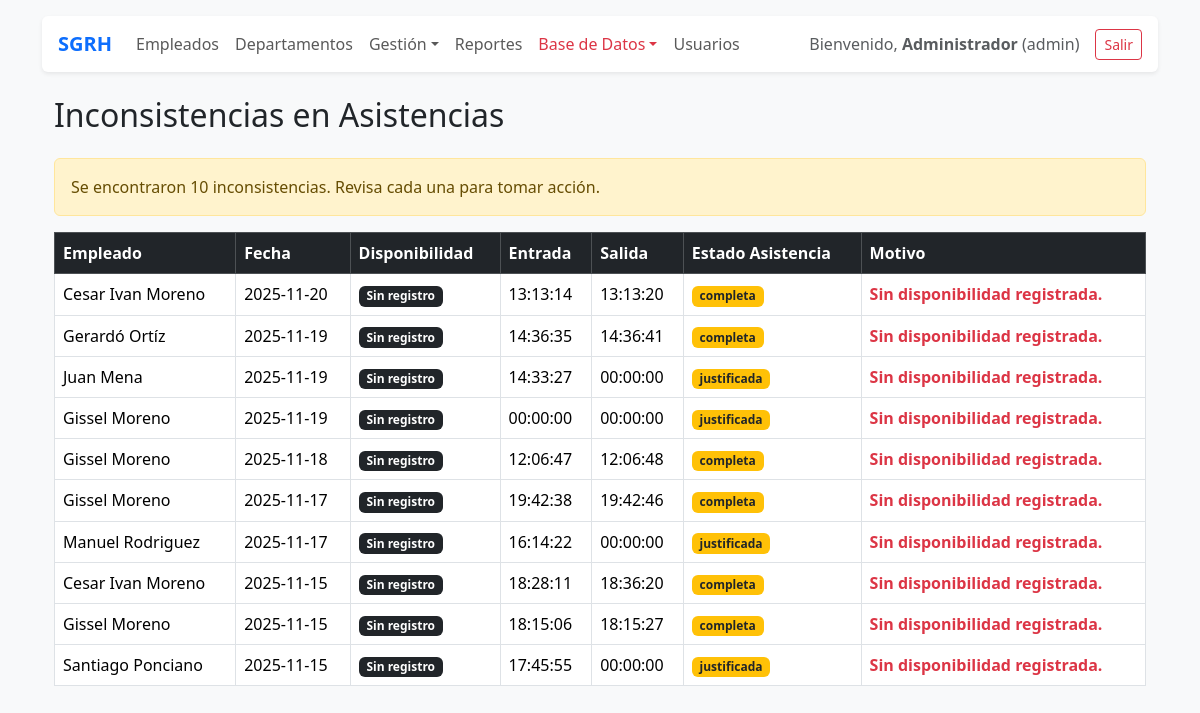
Screenshot of /public/?route=asistencias_inconsistencias (signed in) with the database file from the repository.
### tables this page shows
CREATE TABLE `asistencias` (
  `id` int(11) NOT NULL AUTO_INCREMENT,
  `empleado_id` int(11) NOT NULL,
  `fecha` date NOT NULL,
  `hora_entrada` time DEFAULT NULL,
  `hora_salida` time DEFAULT NULL,
  `estado` enum('pendiente','completa','justificada') DEFAULT 'pendiente',
  `created_at` timestamp NOT NULL DEFAULT current_timestamp(),
  `updated_at` timestamp NOT NULL DEFAULT current_timestamp() ON UPDATE current_timestamp(),
  PRIMARY KEY (`id`),
  UNIQUE KEY `uq_asistencia_fecha` (`empleado_id`,`fecha`),
  CONSTRAINT `fk_asistencia_empleado` FOREIGN KEY (`empleado_id`) REFERENCES `empleados` (`id`) ON DELETE CASCADE ON UPDATE CASCADE
);

CREATE TABLE `empleados` (
  `id` int(11) NOT NULL AUTO_INCREMENT,
  `user_id` int(11) NOT NULL,
  `nombre` varchar(100) NOT NULL,
  `apellidos` varchar(150) NOT NULL,
  `genero` enum('masculino','femenino','otro') NOT NULL,
  `correo` varchar(150) NOT NULL,
  `curp` char(18) NOT NULL,
  `puesto` varchar(100) DEFAULT NULL,
  `departamento_id` int(11) NOT NULL,
  `estado` enum('activo','baja') NOT NULL DEFAULT 'activo',
  `created_at` timestamp NOT NULL DEFAULT current_timestamp(),
  `updated_at` timestamp NOT NULL DEFAULT current_timestamp() ON UPDATE current_timestamp(),
  PRIMARY KEY (`id`),
  UNIQUE KEY `correo` (`correo`),
  UNIQUE KEY `curp` (`curp`),
  KEY `fk_empleado_departamento` (`departamento_id`),
  CONSTRAINT `fk_empleado_departamento` FOREIGN KEY (`departamento_id`) REFERENCES `departamentos` (`id`) ON UPDATE CASCADE
);

### app/core/Controller.php (called while the page is built, shortened)
<?php
class Controller {
    protected function view(string $template, array $data = []) {
        extract($data);
        $viewPath = __DIR__ . '/../views/' . $template . '.php';
        include __DIR__ . '/../views/layout/header.php';
        include __DIR__ . '/../views/layout/nav.php';
        include $viewPath;
        include __DIR__ . '/../views/layout/footer.php';
    }
}

### app/controllers/AsistenciaController.php (called while the page is built, shortened)
<?php
class AsistenciaController extends Controller {
    public function inconsistencias() {
        $db = Database::getInstance();
        $sql = "
            SELECT
                a.*,
                e.nombre,
                e.apellidos,
                d.estado AS disponibilidad
            FROM asistencias a
            LEFT JOIN empleados e ON e.id = a.empleado_id
            LEFT JOIN disponibilidades d
                ON d.empleado_id = a.empleado_id
                AND d.fecha = a.fecha
            ORDER BY a.fecha DESC
        ";
        $rows = $db->query($sql)->fetchAll();
        $inconsistencias = [];
        foreach ($rows as $r) {
            if ($r['disponibilidad'] === null) {
                $r['motivo'] = "Sin disponibilidad registrada.";
                $inconsistencias[] = $r;
                continue;
            }
        }
        $this->view('asistencia/inconsistencias', compact('inconsistencias'));
    }
}

### app/views/asistencia/inconsistencias.php (the view)
<?php require_once __DIR__ . '/../layout/header.php'; ?>
<?php require_once __DIR__ . '/../layout/nav.php'; ?>
<div class="container mt-4">
    <h2 class="mb-4">Inconsistencias en Asistencias</h2>
    <?php if (empty($inconsistencias)): ?>
        <div class="alert alert-success">
            No se encontraron inconsistencias. Todo está en orden 👌
        </div>
    <?php else: ?>
    <div class="alert alert-warning">
        Se encontraron <?= count($inconsistencias) ?> inconsistencias.
        Revisa cada una para tomar acción.
    </div>
    <div class="table-responsive">
        <table class="table table-bordered table-hover align-middle">
            <thead class="table-dark">
                <tr>
                    <th>Empleado</th>
                    <th>Fecha</th>
                    <th>Disponibilidad</th>
                    <th>Entrada</th>
                    <th>Salida</th>
                    <th>Estado Asistencia</th>
                    <th>Motivo</th>
                </tr>
            </thead>
            <tbody>
                <?php foreach($inconsistencias as $i): ?>
                    <?php
                        $badgeDisp = [
                            'disponible' => 'success',
                            'ausente' => 'danger',
                            'descanso' => 'secondary',
                            'especial' => 'info'
                        ][$i['disponibilidad']] ?? 'dark';
                    ?>
                    <tr>
                        <td><?= $i['nombre'] . ' ' . $i['apellidos'] ?></td>
                        <td><?= $i['fecha'] ?></td>
                        <td>
                            <span class="badge bg-<?= $badgeDisp ?>">
                                <?= $i['disponibilidad'] ?? 'Sin registro' ?>
                            </span>
                        </td>
                        <td><?= $i['hora_entrada'] ?? '—' ?></td>
                        <td><?= $i['hora_salida'] ?? '—' ?></td>
                        <td>
                            <span class="badge bg-warning text-dark">
                                <?= $i['estado'] ?>
                            </span>
                        </td>
                        <td class="text-danger fw-bold">
                            <?= $i['motivo'] ?>
                        </td>
                    </tr>
                <?php endforeach; ?>
            </tbody>
        </table>
    </div>
    <?php endif; ?>
</div>

### rows the page displays
asistencias: empleado.nombre "Cesar Ivan", empleado.apellidos "Moreno", fecha "2025-11-20", disponibilidad "Sin registro", hora_entrada "13:13:14", hora_salida "13:13:20", estado "completa", motivo "Sin disponibilidad registrada."
asistencias: empleado.nombre "Gerardó", empleado.apellidos "Ortíz", fecha "2025-11-19", disponibilidad "Sin registro", hora_entrada "14:36:35", hora_salida "14:36:41", estado "completa", motivo "Sin disponibilidad registrada."
asistencias: empleado.nombre "Juan", empleado.apellidos "Mena", fecha "2025-11-19", disponibilidad "Sin registro", hora_entrada "14:33:27", hora_salida "00:00:00", estado "justificada", motivo "Sin disponibilidad registrada."
asistencias: empleado.nombre "Gissel", empleado.apellidos "Moreno", fecha "2025-11-19", disponibilidad "Sin registro", hora_entrada "00:00:00", hora_salida "00:00:00", estado "justificada", motivo "Sin disponibilidad registrada."
asistencias: empleado.nombre "Gissel", empleado.apellidos "Moreno", fecha "2025-11-18", disponibilidad "Sin registro", hora_entrada "12:06:47", hora_salida "12:06:48", estado "completa", motivo "Sin disponibilidad registrada."
asistencias: empleado.nombre "Gissel", empleado.apellidos "Moreno", fecha "2025-11-17", disponibilidad "Sin registro", hora_entrada "19:42:38", hora_salida "19:42:46", estado "completa", motivo "Sin disponibilidad registrada."
asistencias: empleado.nombre "Manuel", empleado.apellidos "Rodriguez", fecha "2025-11-17", disponibilidad "Sin registro", hora_entrada "16:14:22", hora_salida "00:00:00", estado "justificada", motivo "Sin disponibilidad registrada."
asistencias: empleado.nombre "Cesar Ivan", empleado.apellidos "Moreno", fecha "2025-11-15", disponibilidad "Sin registro", hora_entrada "18:28:11", hora_salida "18:36:20", estado "completa", motivo "Sin disponibilidad registrada."
asistencias: empleado.nombre "Gissel", empleado.apellidos "Moreno", fecha "2025-11-15", disponibilidad "Sin registro", hora_entrada "18:15:06", hora_salida "18:15:27", estado "completa", motivo "Sin disponibilidad registrada."
asistencias: empleado.nombre "Santiago", empleado.apellidos "Ponciano", fecha "2025-11-15", disponibilidad "Sin registro", hora_entrada "17:45:55", hora_salida "00:00:00", estado "justificada", motivo "Sin disponibilidad registrada."

### other values shown
$u['name'] "Administrador"
$u['role'] "admin"
count($inconsistencias) "10"
